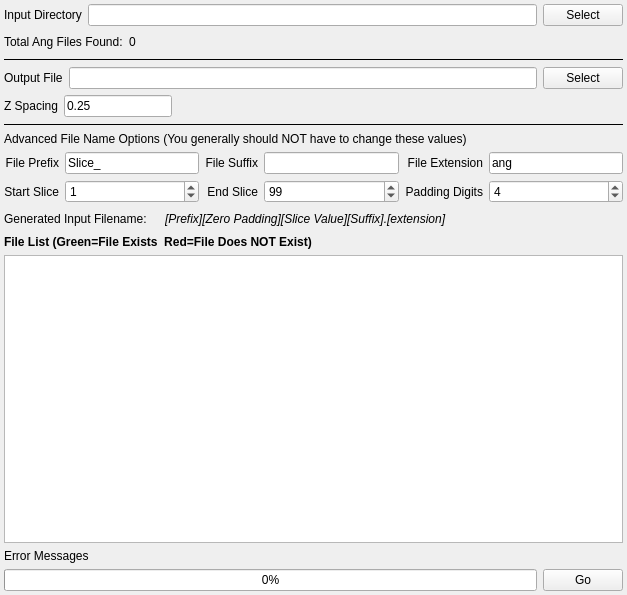
<?xml version="1.0" encoding="UTF-8"?>
<ui version="4.0">
 <class>OIMImportWidget</class>
 <widget class="QWidget" name="OIMImportWidget">
  <property name="geometry">
   <rect>
    <x>0</x>
    <y>0</y>
    <width>627</width>
    <height>595</height>
   </rect>
  </property>
  <property name="windowTitle">
   <string>Form</string>
  </property>
  <layout class="QVBoxLayout" name="verticalLayout">
   <property name="margin">
    <number>4</number>
   </property>
   <item>
    <layout class="QGridLayout" name="gridLayout_19">
     <item row="0" column="0">
      <widget class="QLabel" name="label_29">
       <property name="text">
        <string>Input Directory</string>
       </property>
      </widget>
     </item>
     <item row="0" column="1">
      <widget class="QFSDropLineEdit" name="m_InputDir"/>
     </item>
     <item row="0" column="2">
      <widget class="QPushButton" name="m_InputDirBtn">
       <property name="text">
        <string>Select</string>
       </property>
      </widget>
     </item>
    </layout>
   </item>
   <item>
    <layout class="QHBoxLayout" name="horizontalLayout_17">
     <item>
      <widget class="QLabel" name="label_47">
       <property name="text">
        <string>Total Ang Files Found:</string>
       </property>
      </widget>
     </item>
     <item>
      <widget class="QLabel" name="m_TotalSlices">
       <property name="text">
        <string>0</string>
       </property>
      </widget>
     </item>
     <item>
      <spacer name="horizontalSpacer_26">
       <property name="orientation">
        <enum>Qt::Horizontal</enum>
       </property>
       <property name="sizeHint" stdset="0">
        <size>
         <width>40</width>
         <height>20</height>
        </size>
       </property>
      </spacer>
     </item>
    </layout>
   </item>
   <item>
    <widget class="Line" name="line_8">
     <property name="frameShadow">
      <enum>QFrame::Plain</enum>
     </property>
     <property name="orientation">
      <enum>Qt::Horizontal</enum>
     </property>
    </widget>
   </item>
   <item>
    <layout class="QHBoxLayout" name="horizontalLayout_14">
     <item>
      <widget class="QLabel" name="label_53">
       <property name="text">
        <string>Output File</string>
       </property>
      </widget>
     </item>
     <item>
      <widget class="QFSDropLineEdit" name="m_OutputFile"/>
     </item>
     <item>
      <widget class="QPushButton" name="m_OutputFileBtn">
       <property name="text">
        <string>Select</string>
       </property>
      </widget>
     </item>
    </layout>
   </item>
   <item>
    <layout class="QHBoxLayout" name="horizontalLayout">
     <item>
      <widget class="QLabel" name="label_52">
       <property name="text">
        <string>Z Spacing</string>
       </property>
      </widget>
     </item>
     <item>
      <widget class="QLineEdit" name="m_zSpacing">
       <property name="sizePolicy">
        <sizepolicy hsizetype="Fixed" vsizetype="Fixed">
         <horstretch>0</horstretch>
         <verstretch>0</verstretch>
        </sizepolicy>
       </property>
       <property name="text">
        <string>0.25</string>
       </property>
      </widget>
     </item>
     <item>
      <spacer name="horizontalSpacer_27">
       <property name="orientation">
        <enum>Qt::Horizontal</enum>
       </property>
       <property name="sizeHint" stdset="0">
        <size>
         <width>40</width>
         <height>20</height>
        </size>
       </property>
      </spacer>
     </item>
    </layout>
   </item>
   <item>
    <widget class="Line" name="line_9">
     <property name="frameShadow">
      <enum>QFrame::Plain</enum>
     </property>
     <property name="orientation">
      <enum>Qt::Horizontal</enum>
     </property>
    </widget>
   </item>
   <item>
    <widget class="QLabel" name="label_58">
     <property name="text">
      <string>Advanced File Name Options (You generally should NOT have to change these values)</string>
     </property>
    </widget>
   </item>
   <item>
    <layout class="QGridLayout" name="gridLayout_20">
     <item row="1" column="0">
      <widget class="QLabel" name="label_50">
       <property name="text">
        <string>Start Slice</string>
       </property>
       <property name="alignment">
        <set>Qt::AlignRight|Qt::AlignTrailing|Qt::AlignVCenter</set>
       </property>
      </widget>
     </item>
     <item row="1" column="1">
      <widget class="QSpinBox" name="m_ZStartIndex">
       <property name="minimumSize">
        <size>
         <width>75</width>
         <height>0</height>
        </size>
       </property>
       <property name="maximum">
        <number>100000</number>
       </property>
       <property name="value">
        <number>1</number>
       </property>
      </widget>
     </item>
     <item row="1" column="2">
      <widget class="QLabel" name="label_51">
       <property name="text">
        <string>End Slice</string>
       </property>
       <property name="alignment">
        <set>Qt::AlignRight|Qt::AlignTrailing|Qt::AlignVCenter</set>
       </property>
      </widget>
     </item>
     <item row="1" column="3">
      <widget class="QSpinBox" name="m_ZEndIndex">
       <property name="minimumSize">
        <size>
         <width>75</width>
         <height>0</height>
        </size>
       </property>
       <property name="maximum">
        <number>1000000</number>
       </property>
       <property name="value">
        <number>99</number>
       </property>
      </widget>
     </item>
     <item row="1" column="4">
      <widget class="QLabel" name="label_21">
       <property name="text">
        <string>Padding Digits</string>
       </property>
       <property name="alignment">
        <set>Qt::AlignRight|Qt::AlignTrailing|Qt::AlignVCenter</set>
       </property>
      </widget>
     </item>
     <item row="1" column="5">
      <widget class="QSpinBox" name="m_TotalDigits">
       <property name="value">
        <number>4</number>
       </property>
      </widget>
     </item>
     <item row="0" column="0">
      <widget class="QLabel" name="label_32">
       <property name="text">
        <string>File Prefix</string>
       </property>
       <property name="alignment">
        <set>Qt::AlignRight|Qt::AlignTrailing|Qt::AlignVCenter</set>
       </property>
      </widget>
     </item>
     <item row="0" column="1">
      <widget class="QLineEdit" name="m_FilePrefix">
       <property name="text">
        <string>Slice_</string>
       </property>
      </widget>
     </item>
     <item row="0" column="2">
      <widget class="QLabel" name="label_13">
       <property name="text">
        <string>File Suffix</string>
       </property>
       <property name="alignment">
        <set>Qt::AlignRight|Qt::AlignTrailing|Qt::AlignVCenter</set>
       </property>
      </widget>
     </item>
     <item row="0" column="3">
      <widget class="QLineEdit" name="m_FileSuffix"/>
     </item>
     <item row="0" column="4">
      <widget class="QLabel" name="label_56">
       <property name="text">
        <string>File Extension</string>
       </property>
       <property name="alignment">
        <set>Qt::AlignRight|Qt::AlignTrailing|Qt::AlignVCenter</set>
       </property>
      </widget>
     </item>
     <item row="0" column="5">
      <widget class="QLineEdit" name="m_FileExt">
       <property name="text">
        <string>ang</string>
       </property>
      </widget>
     </item>
    </layout>
   </item>
   <item>
    <layout class="QHBoxLayout" name="_6">
     <item>
      <widget class="QLabel" name="label_17">
       <property name="text">
        <string>Generated Input Filename:</string>
       </property>
      </widget>
     </item>
     <item>
      <spacer name="horizontalSpacer_24">
       <property name="orientation">
        <enum>Qt::Horizontal</enum>
       </property>
       <property name="sizeType">
        <enum>QSizePolicy::Fixed</enum>
       </property>
       <property name="sizeHint" stdset="0">
        <size>
         <width>12</width>
         <height>20</height>
        </size>
       </property>
      </spacer>
     </item>
     <item>
      <widget class="QLabel" name="m_GeneratedFileNameExample">
       <property name="font">
        <font>
         <italic>true</italic>
        </font>
       </property>
       <property name="text">
        <string>[Prefix][Zero Padding][Slice Value][Suffix].[extension]</string>
       </property>
      </widget>
     </item>
     <item>
      <spacer name="horizontalSpacer_25">
       <property name="orientation">
        <enum>Qt::Horizontal</enum>
       </property>
       <property name="sizeHint" stdset="0">
        <size>
         <width>40</width>
         <height>20</height>
        </size>
       </property>
      </spacer>
     </item>
    </layout>
   </item>
   <item>
    <widget class="QLabel" name="label_57">
     <property name="font">
      <font>
       <weight>75</weight>
       <italic>false</italic>
       <bold>true</bold>
      </font>
     </property>
     <property name="text">
      <string>File List (Green=File Exists  Red=File Does NOT Exist)</string>
     </property>
    </widget>
   </item>
   <item>
    <widget class="QListWidget" name="m_FileListView"/>
   </item>
   <item>
    <widget class="QLabel" name="m_ErrorMessage">
     <property name="text">
      <string>Error Messages</string>
     </property>
    </widget>
   </item>
   <item>
    <layout class="QHBoxLayout" name="horizontalLayout_15">
     <item>
      <widget class="QProgressBar" name="m_progressBar">
       <property name="value">
        <number>0</number>
       </property>
      </widget>
     </item>
     <item>
      <widget class="QPushButton" name="m_GoBtn">
       <property name="text">
        <string>Go</string>
       </property>
      </widget>
     </item>
    </layout>
   </item>
  </layout>
 </widget>
 <customwidgets>
  <customwidget>
   <class>QFSDropLineEdit</class>
   <extends>QLineEdit</extends>
   <header location="global">QFSDropLineEdit.h</header>
  </customwidget>
 </customwidgets>
 <resources/>
 <connections/>
</ui>
